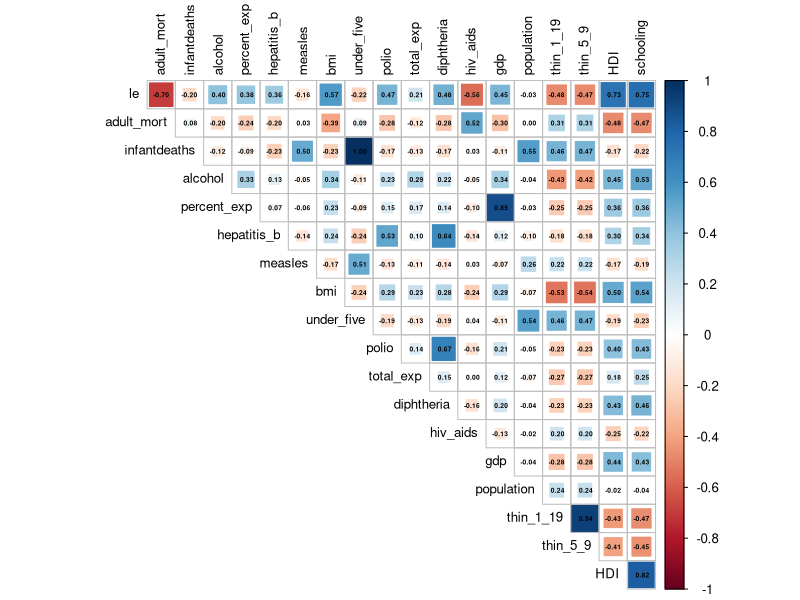
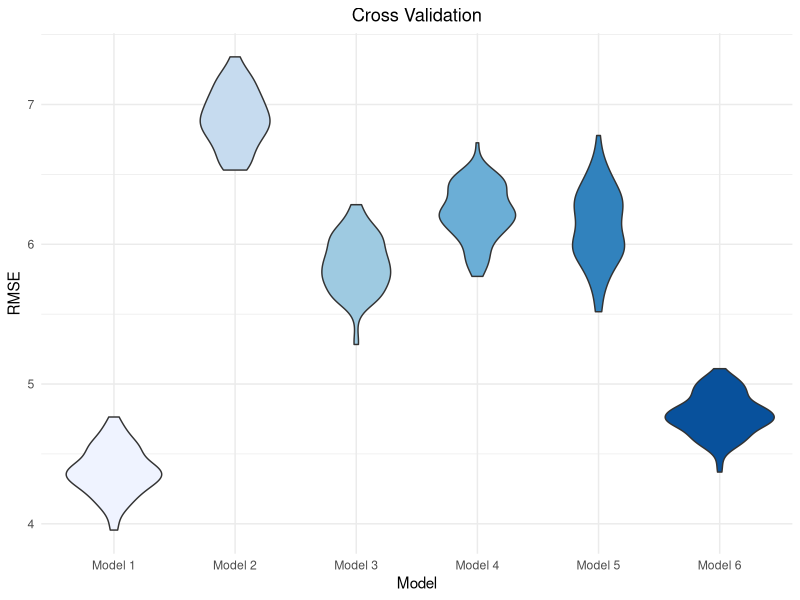

The R script that drew these images, in order:
## ---- chunk 1
library(tidyverse)
library(modelr)
library(mgcv)
library(corrplot)

knitr::opts_chunk$set(
  echo = TRUE,
  fig.width = 6,
  fig.asp = .7,
  dpi = 800,
  out.width = "80%"
)

theme_set(theme_minimal())

options(
  ggplot2.continuous.colour = "viridis",
  ggplot2.continuous.fill = "viridis"
)

scale_colour_discrete = scale_colour_viridis_d
scale_fill_discrete = scale_fill_viridis_d
## ---- chunk 2
le_df = 
  read_csv("./data/Complete_Data.CSV") %>% 
  rename("HDI" = "incomecompositionofresources", "percent_exp" = "percentageexpenditure", "total_exp" = "totalexpenditure", "le" = "lifeexpectancy", "adult_mort" = "adult_mortality", "thin_1_19" = "thinness1_19years", "thin_5_9" = "thinness5_9years", "under_five" = "under_fivedeaths")
## ---- chunk 3
cm_df =
  le_df %>%
  dplyr::select(-c(country,continent,year,status))

corrplot(cor(cm_df), type = "upper", diag = FALSE, method = "square", addCoef.col = "black", number.cex = .4, tl.col = "black", tl.cex = .8)
## ---- chunk 4
mod_1 = lm(le ~ adult_mort + bmi + polio + diphtheria + hiv_aids + thin_5_9 + HDI, data = le_df)

mod_2 = lm(le ~ status + bmi + population + thin_1_19 + thin_5_9 + status * bmi + status * thin_1_19 + status * thin_5_9, data = le_df)
             
mod_3 = lm(le ~ status + polio + total_exp + diphtheria + gdp + schooling + total_exp * gdp, data = le_df)

mod_4 = lm(le ~ polio + total_exp + diphtheria + hiv_aids + thin_1_19, data = le_df)

mod_5 = lm(le ~ adult_mort + bmi, data = le_df)

mod_6 = lm(le ~ year + adult_mort + infantdeaths + percent_exp + bmi + under_five + polio + diphtheria + hiv_aids + gdp + thin_5_9, data = le_df)
## ---- chunk 5
set.seed(2)

cv_df = 
  crossv_mc(le_df,100) %>% 
  mutate(
    train = map(train, as_tibble),
    test = map(test, as_tibble)
  ) %>% 
  mutate(
    mod_1 = map(train, ~lm(formula = formula(mod_1), data = .x)),
    mod_2 = map(train, ~lm(formula = formula(mod_2), data = .x)),
    mod_3 = map(train, ~lm(formula = formula(mod_3), data = .x)),
    mod_4 = map(train, ~lm(formula = formula(mod_4), data = .x)),
    mod_5 = map(train, ~lm(formula = formula(mod_5), data = .x)),
    mod_6 = map(train, ~lm(formula = formula(mod_6), data = .x))
    ) %>% 
  mutate(
    rmse_1 = map2_dbl(mod_1, test, ~rmse(model = .x, data = .y)),
    rmse_2 = map2_dbl(mod_2, test, ~rmse(model = .x, data = .y)),
    rmse_3 = map2_dbl(mod_3, test, ~rmse(model = .x, data = .y)),
    rmse_4 = map2_dbl(mod_4, test, ~rmse(model = .x, data = .y)),
    rmse_5 = map2_dbl(mod_5, test, ~rmse(model = .x, data = .y)),
    rmse_6 = map2_dbl(mod_6, test, ~rmse(model = .x, data = .y))
    )
## ---- chunk 6
cv_df %>% 
  pivot_longer(
    rmse_1:rmse_6,
    names_to = "model", 
    values_to = "rmse",
    names_prefix = "rmse_") %>% 
  mutate(model = fct_inorder(model),
         model = fct_recode(model, "Model 1" = "1",
                                   "Model 2" = "2",
                                   "Model 3" = "3",
                                   "Model 4" = "4",
                                   "Model 5" = "5",
                                   "Model 6" = "6")
         ) %>% 
  ggplot(aes(x = model, y = rmse, fill = model)) + 
  geom_violin() + 
  labs(x = "Model",
       y = "RMSE", 
       title = "Cross Validation") +
  scale_fill_brewer(type = 'seq', palette = 'Blues') +
  theme(legend.position = 'none',
        plot.title = element_text(hjust = 0.5))
## ---- chunk 7
mod_1 %>% 
  broom::tidy() %>% 
  knitr::kable()
